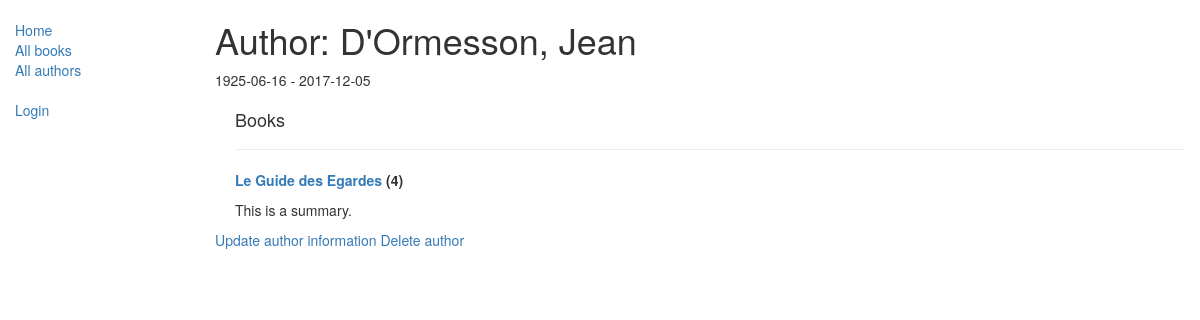
Before: /catalog/author/3 with the older database file.
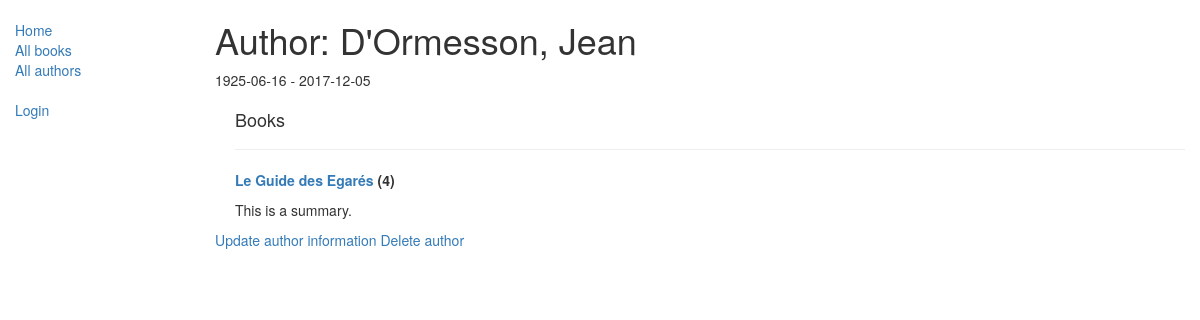
After: the same page with the newer database file.
### catalog/models.py (models this page shows, shortened)
class Book(models.Model):
    title = models.CharField(max_length=200)
    author = models.ForeignKey('Author', on_delete=models.SET_NULL, null=True)
    summary = models.TextField(
        max_length=1000, help_text="Enter a brief description of the book")
    isbn = models.CharField(
        'ISBN', max_length=13, help_text='13 Character <a href="https://www.isbn-international.org/content/what-isbn">ISBN number</a>')
    genre = models.ManyToManyField(
        Genre, help_text="Select a genre for this book")
    language = models.ForeignKey(
        'Language', on_delete=models.SET_NULL, null=True)
    def get_absolute_url(self):
        return reverse('book-detail', args=[str(self.id)])

### catalog/views.py (the view)
# urls.py: path('author/<int:pk>', views.AuthorDetailView.as_view(), name='author-detail'),
class AuthorDetailView(generic.DetailView):
    model = Author

### catalog/models.py (called while the page is built)
    def get_alive_dates(self):
        return '{0} - {1}'.format(self.date_of_birth, self.date_of_death)

    def __str__(self):
        return '{0}, {1}'.format(self.last_name, self.first_name)

### catalog/templates/catalog/author_detail.html
{% extends "base_generic.html" %}
{% block content %}
  <h1>Author: {{ author }}</h1>
    <p>{{ author.get_alive_dates }}</p>
  <div style="margin-left:20px;margin-top:20px">
    <h4>Books</h4>
    {% for book in author.book_set.all %}
    <hr>
    <strong><p><a href="{{ book.get_absolute_url }}"> {{ book.title }} </a> ({{ book.bookinstance_set.count }})</p></strong>
    <p>{{ book.summary }}</p>
    {% endfor %}
  </div>
  <a href="{% url 'author-update' author.pk %}">Update author information</a>
  <a href="{% url 'author-delete' author.pk %}">Delete author</a>
{% endblock %}

Changed rows visible on the page:
changed Book "This is a summary.": title "Le Guide des Egardes" → "Le Guide des Egarés"
